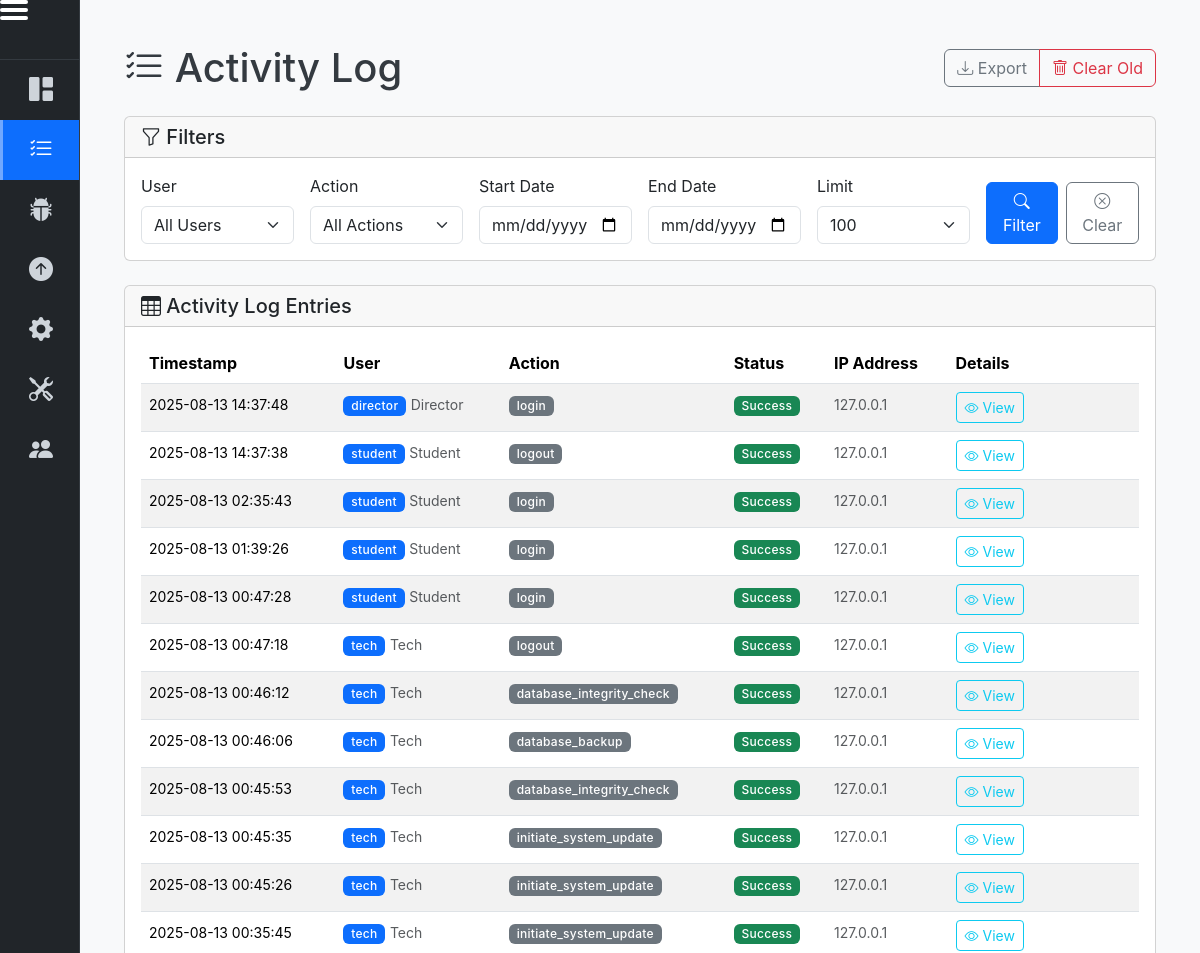
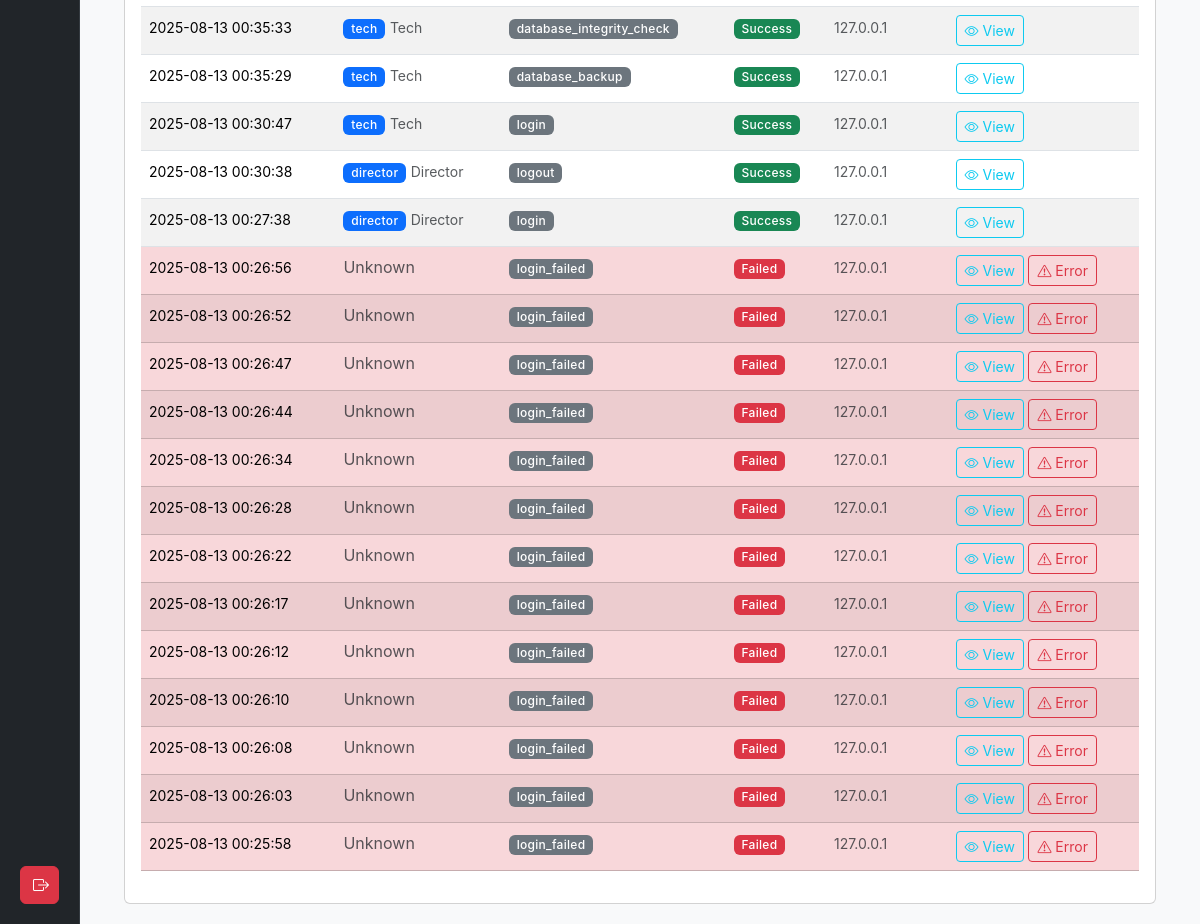
/tech/activity/log (signed in), run on the app's committed database (2 pictures, top to bottom).
### models.py (models this page shows, shortened)
class ActivityLog(db.Model):
    id = db.Column(db.Integer, primary_key=True)
    user_id = db.Column(db.Integer, db.ForeignKey('user.id'), nullable=True)
    action = db.Column(db.String(100), nullable=False)
    details = db.Column(db.Text, nullable=True)
    ip_address = db.Column(db.String(45), nullable=True)
    user_agent = db.Column(db.Text, nullable=True)
    success = db.Column(db.Boolean, default=True)
    error_message = db.Column(db.Text, nullable=True)
    timestamp = db.Column(db.DateTime, default=datetime.utcnow)
    user = db.relationship('User', backref='activity_logs', lazy=True)

class User(db.Model, UserMixin):
    id = db.Column(db.Integer, primary_key=True)
    username = db.Column(db.String(100), unique=True, nullable=False)
    password_hash = db.Column(db.String(256), nullable=False)
    role = db.Column(db.String(50), nullable=False) # e.g., 'Student', 'Teacher', 'Director'
    student_id = db.Column(db.Integer, db.ForeignKey('student.id'), nullable=True)
    teacher_staff_id = db.Column(db.Integer, db.ForeignKey('teacher_staff.id'), nullable=True)

### techroutes.py (the view)
@tech_blueprint.route('/activity/log')
@login_required
@tech_required
def activity_log():
    user_id = request.args.get('user_id', type=int)
    action = request.args.get('action', '')
    start_date_str = request.args.get('start_date', '')
    end_date_str = request.args.get('end_date', '')
    limit = request.args.get('limit', 100, type=int)
    start_date = None
    end_date = None
    if start_date_str:
        try:
            start_date = datetime.strptime(start_date_str, '%Y-%m-%d')
        except ValueError:
            pass
    if end_date_str:
        try:
            end_date = datetime.strptime(end_date_str, '%Y-%m-%d') + timedelta(days=1)
        except ValueError:
            pass
    logs = get_user_activity_log(
        user_id=user_id,
        action=action if action else None,
        start_date=start_date,
        end_date=end_date,
        limit=limit
    )
    users = User.query.all()
    actions = db.session.query(ActivityLog.action).distinct().all()
    actions = [action[0] for action in actions]
    return render_template('activity_log.html',
                         logs=logs,
                         users=users,
                         actions=actions,
                         filters={
                             'user_id': user_id,
                             'action': action,
                             'start_date': start_date_str,
                             'end_date': end_date_str,
                             'limit': limit
                         })

### templates/activity_log.html (shortened to what this page needs)
{% extends "dashboard_layout.html" %}
{% block dashboard_content %}
<div class="container-fluid px-2 px-md-4 mt-4">
    <div class="row g-3 g-md-4">
        <div class="col-12">
            <div class="d-flex flex-column flex-md-row justify-content-between align-items-start align-items-md-center mb-4 gap-2">
                <h1 class="mb-2 mb-md-0"><i class="bi bi-list-check"></i> Activity Log</h1>
                <div class="btn-group">
                    <button class="btn btn-outline-secondary" onclick="exportLog()">
                        <i class="bi bi-download"></i> Export
                    </button>
                    <button class="btn btn-outline-danger" onclick="clearOldLogs()">
                        <i class="bi bi-trash"></i> Clear Old
                    </button>
                </div>
            </div>
        </div>
    </div>
    <div class="row g-3 g-md-4 mb-4">
        <div class="col-12">
            <div class="card">
                <div class="card-header">
                    <h5 class="mb-0"><i class="bi bi-funnel"></i> Filters</h5>
                </div>
                <div class="card-body">
                    <form method="GET" class="row g-3">
                        <div class="col-12 col-md-2">
                            <label for="user_id" class="form-label">User</label>
                            <select class="form-select" name="user_id" id="user_id">
                                <option value="">All Users</option>
                            </select>
                        </div>
                        <div class="col-12 col-md-2">
                            <label for="action" class="form-label">Action</label>
                            <select class="form-select" name="action" id="action">
                                <option value="">All Actions</option>
                            </select>
                        </div>
                        <div class="col-12 col-md-2">
                            <label for="start_date" class="form-label">Start Date</label>
                            <input type="date" class="form-control" name="start_date" id="start_date"
                                   value="{{ filters.start_date }}">
                        </div>
                        <div class="col-12 col-md-2">
                            <label for="end_date" class="form-label">End Date</label>
                            <input type="date" class="form-control" name="end_date" id="end_date"
                                   value="{{ filters.end_date }}">
                        </div>
                        <div class="col-12 col-md-2">
                            <label for="limit" class="form-label">Limit</label>
                            <select class="form-select" name="limit" id="limit">
                                <option value="100" {% if filters.limit == 100 %}selected{% endif %}>100</option>
                            </select>
                        </div>
                        <div class="col-12 col-md-2 d-flex align-items-end gap-2">
                            <button type="submit" class="btn btn-primary flex-fill">
                                <i class="bi bi-search"></i> Filter
                            </button>
                            <a href="{{ url_for('tech.activity_log') }}" class="btn btn-outline-secondary flex-fill">
                                <i class="bi bi-x-circle"></i> Clear
                            </a>
                        </div>
                    </form>
                </div>
            </div>
        </div>
    </div>
    <div class="row g-3 g-md-4">
        <div class="col-12">
            <div class="card">
                <div class="card-header">
                    <h5 class="mb-0"><i class="bi bi-table"></i> Activity Log Entries</h5>
                </div>
                <div class="card-body">
                    {% if logs %}
                    <div class="table-responsive">
                        <table class="table table-striped table-hover">
                            <thead>
                                <tr>
                                    <th>Timestamp</th>
                                    <th>User</th>
                                    <th>Action</th>
                                    <th>Status</th>
                                    <th>IP Address</th>
                                    <th>Details</th>
                                </tr>
                            </thead>
                            <tbody>
                                {% for log in logs %}
                                <tr class="{% if not log.success %}table-danger{% endif %}">
                                    <td>
                                        <small>{{ log.timestamp.strftime('%Y-%m-%d %H:%M:%S') }}</small>
                                    </td>
                                    <td>
                                        {% if log.user %}
                                        <span class="badge bg-primary">{{ log.user.username }}</span>
                                        <small class="text-muted">{{ log.user.role }}</small>
                                        {% else %}
                                        <span class="text-muted">Unknown</span>
                                        {% endif %}
                                    </td>
                                    <td>
                                        <span class="badge bg-secondary">{{ log.action }}</span>
                                    </td>
                                    <td>
                                        {% if log.success %}
                                        <span class="badge bg-success">Success</span>
                                        {% else %}
                                        <span class="badge bg-danger">Failed</span>
                                        {% endif %}
                                    </td>
                                    <td>
                                        <small class="text-muted">{{ log.ip_address or 'N/A' }}</small>
                                    </td>
                                    <td>
                                        {% if log.details %}
                                        <button class="btn btn-sm btn-outline-info" onclick="showDetails('{{ log.id }}')">
                                            <i class="bi bi-eye"></i> View
                                        </button>
                                        {% endif %}
                                        {% if log.error_message %}
                                        <button class="btn btn-sm btn-outline-danger" onclick="showError('{{ log.id }}')">
                                            <i class="bi bi-exclamation-triangle"></i> Error
                                        </button>
                                        {% endif %}
                                    </td>
                                </tr>
                                {% endfor %}
                            </tbody>
                        </table>
                    </div>
                    {% else %}
                    <div class="text-center py-4">
                        <i class="bi bi-inbox display-1 text-muted"></i>
                        <h5 class="text-muted">No activity logs found</h5>
                        <p class="text-muted">Try adjusting your filters or check back later.</p>
                    </div>
                    {% endif %}
                </div>
            </div>
        </div>
    </div>
</div>
{% endblock %}

### templates/dashboard_layout.html (shortened to what this page needs)
{% set TEACHER_ROLES = [
    'History Teacher',
    'Science Teacher',
    'Physics Teacher',
    'English Language Arts Teacher',
    'Math Teacher',
    'Substitute Teacher'
] %}
<!DOCTYPE html>
<html lang="en">
<head>
    <link href="https://cdn.jsdelivr.net/npm/bootstrap@5.3.3/dist/css/bootstrap.min.css" rel="stylesheet">
    <link rel="stylesheet" href="https://cdn.jsdelivr.net/npm/bootstrap-icons@1.11.3/font/bootstrap-icons.min.css">
    <link rel="stylesheet" href="{{ url_for('static', filename='style.css') }}">
</head>
<body>
    <div class="dashboard-flex-wrapper d-flex flex-row">
        <div class="sidebar" id="sidebar">
            <div class="sidebar-toggle d-none d-md-block" onclick="toggleSidebar()">
                <div class="hamburger">
                    <span></span>
                    <span></span>
                </div>
            </div>
            <ul class="nav flex-column sidebar-nav">
                {% if current_user.role == 'Director' %}
                    <li class="nav-item"><a class="nav-link {% if request.endpoint == 'management.management_dashboard' %}active{% endif %}" href="{{ url_for('management.management_dashboard') }}"><i class="bi bi-grid-1x2-fill"></i><span> Home</span></a></li>
                    <li class="nav-item"><a class="nav-link {% if request.endpoint == 'management.students' %}active{% endif %}" href="{{ url_for('management.students') }}"><i class="bi bi-people-fill"></i><span> Students</span></a></li>
                    <li class="nav-item"><a class="nav-link {% if request.endpoint == 'management.teachers' %}active{% endif %}" href="{{ url_for('management.teachers') }}"><i class="bi bi-person-badge-fill"></i><span> Teachers & Staff</span></a></li>
                    <li class="nav-item"><a class="nav-link {% if request.endpoint == 'management.classes' %}active{% endif %}" href="{{ url_for('management.classes') }}"><i class="bi bi-house-door-fill"></i><span> Classes</span></a></li>
                    <li class="nav-item"><a class="nav-link {% if request.endpoint == 'management.assignments' %}active{% endif %}" href="{{ url_for('management.assignments') }}"><i class="bi bi-journal-check"></i><span> Assignments</span></a></li>
                    <li class="nav-item"><a class="nav-link {% if request.endpoint == 'management.attendance' %}active{% endif %}" href="{{ url_for('management.attendance') }}"><i class="bi bi-calendar-check-fill"></i><span> Attendance</span></a></li>
                    <li class="nav-item"><a class="nav-link {% if request.endpoint == 'management.attendance_reports' %}active{% endif %}" href="{{ url_for('management.attendance_reports') }}"><i class="bi bi-file-earmark-bar-graph-fill"></i><span> Attendance Reports</span></a></li>
                    <li class="nav-item"><a class="nav-link {% if request.endpoint == 'management.report_cards' %}active{% endif %}" href="{{ url_for('management.report_cards') }}"><i class="bi bi-mortarboard-fill"></i><span> Report Cards</span></a></li>
                    <li class="nav-item"><a class="nav-link {% if request.endpoint == 'management.admissions' %}active{% endif %}" href="{{ url_for('management.admissions') }}"><i class="bi bi-person-plus-fill"></i><span> Admissions</span></a></li>
                    <li class="nav-item"><a class="nav-link {% if request.endpoint == 'management.billing' %}active{% endif %}" href="{{ url_for('management.billing') }}"><i class="bi bi-currency-dollar"></i><span> Billing & Financials</span></a></li>
                    <li class="nav-item"><a class="nav-link {% if request.endpoint == 'management.calendar' %}active{% endif %}" href="{{ url_for('management.calendar') }}"><i class="bi bi-calendar-event-fill"></i><span> School Calendar</span></a></li>
                    <li class="nav-item"><a class="nav-link {% if request.endpoint == 'management.communications' %}active{% endif %}" href="{{ url_for('management.communications') }}"><i class="bi bi-chat-dots-fill"></i><span> Communications</span></a></li>
                    <li class="nav-item"><a class="nav-link {% if request.endpoint == 'management.settings' %}active{% endif %}" href="{{ url_for('management.settings') }}"><i class="bi bi-gear-fill"></i><span> Settings</span></a></li>
                {% elif current_user.role in ['Tech', 'IT Support'] %}
                    <li class="nav-item"><a class="nav-link {% if request.endpoint == 'tech.tech_dashboard' %}active{% endif %}" href="{{ url_for('tech.tech_dashboard') }}"><i class="bi bi-grid-1x2-fill"></i><span> Home</span></a></li>
                    <li class="nav-item"><a class="nav-link {% if request.endpoint == 'tech.activity_log' %}active{% endif %}" href="{{ url_for('tech.activity_log') }}"><i class="bi bi-list-check"></i><span> Activity Log</span></a></li>
                    <li class="nav-item"><a class="nav-link {% if request.endpoint == 'tech.error_reports' %}active{% endif %}" href="{{ url_for('tech.error_reports') }}"><i class="bi bi-bug-fill"></i><span> Error/Bug Log</span></a></li>
                    <li class="nav-item"><a class="nav-link " href="{{ url_for('tech.system_status') }}"><i class="bi bi-arrow-up-circle-fill"></i></a></li>
                    <li class="nav-item"><a class="nav-link {% if request.endpoint == 'tech.system_config' %}active{% endif %}" href="{{ url_for('tech.system_config') }}"><i class="bi bi-gear-fill"></i><span> System Config</span></a></li>
                    <li class="nav-item"><a class="nav-link " href="{{ url_for('tech.maintenance_control') }}"><i class="bi bi-tools"></i></a></li>
                    <li class="nav-item"><a class="nav-link " href="{{ url_for('tech.user_management') }}"><i class="bi bi-people-fill"></i></a></li>
                {% endif %}
            </ul>
            <div class="logout-btn-container">
                <a href="{{ url_for('auth.logout') }}" class="btn btn-danger w-100">
                    <i class="bi bi-box-arrow-right"></i><span> Logout</span>
                </a>
            </div>
        </div>
        <div class="main-content">
            {% block dashboard_content %}{% endblock %}
        </div>
    </div>
</body>
</html>

### data on the page
ActivityLog: timestamp "2025-08-13 14:37:48", user.username "director", user.role "Director", action "login", success "Success", ip_address "127.0.0.1"
ActivityLog: timestamp "2025-08-13 14:37:38", user.username "student", user.role "Student", action "logout", success "Success", ip_address "127.0.0.1"
ActivityLog: timestamp "2025-08-13 02:35:43", user.username "student", user.role "Student", action "login", success "Success", ip_address "127.0.0.1"
ActivityLog: timestamp "2025-08-13 01:39:26", user.username "student", user.role "Student", action "login", success "Success", ip_address "127.0.0.1"
ActivityLog: timestamp "2025-08-13 00:47:28", user.username "student", user.role "Student", action "login", success "Success", ip_address "127.0.0.1"
ActivityLog: timestamp "2025-08-13 00:47:18", user.username "tech", user.role "Tech", action "logout", success "Success", ip_address "127.0.0.1"
ActivityLog: timestamp "2025-08-13 00:46:12", user.username "tech", user.role "Tech", action "database_integrity_check", success "Success", ip_address "127.0.0.1"
ActivityLog: timestamp "2025-08-13 00:46:06", user.username "tech", user.role "Tech", action "database_backup", success "Success", ip_address "127.0.0.1"
ActivityLog: timestamp "2025-08-13 00:45:53", user.username "tech", user.role "Tech", action "database_integrity_check", success "Success", ip_address "127.0.0.1"
ActivityLog: timestamp "2025-08-13 00:45:35", user.username "tech", user.role "Tech", action "initiate_system_update", success "Success", ip_address "127.0.0.1"
ActivityLog: timestamp "2025-08-13 00:45:26", user.username "tech", user.role "Tech", action "initiate_system_update", success "Success", ip_address "127.0.0.1"
ActivityLog: timestamp "2025-08-13 00:35:45", user.username "tech", user.role "Tech", action "initiate_system_update", success "Success", ip_address "127.0.0.1"
ActivityLog: timestamp "2025-08-13 00:35:33", user.username "tech", user.role "Tech", action "database_integrity_check", success "Success", ip_address "127.0.0.1"
ActivityLog: timestamp "2025-08-13 00:35:29", user.username "tech", user.role "Tech", action "database_backup", success "Success", ip_address "127.0.0.1"
ActivityLog: timestamp "2025-08-13 00:30:47", user.username "tech", user.role "Tech", action "login", success "Success", ip_address "127.0.0.1"
ActivityLog: timestamp "2025-08-13 00:30:38", user.username "director", user.role "Director", action "logout", success "Success", ip_address "127.0.0.1"
ActivityLog: timestamp "2025-08-13 00:27:38", user.username "director", user.role "Director", action "login", success "Success", ip_address "127.0.0.1"
ActivityLog: timestamp "2025-08-13 00:26:56", shows "Unknown", action "login_failed", success "Failed", ip_address "127.0.0.1"
ActivityLog: timestamp "2025-08-13 00:26:52", shows "Unknown", action "login_failed", success "Failed", ip_address "127.0.0.1"
ActivityLog: timestamp "2025-08-13 00:26:47", shows "Unknown", action "login_failed", success "Failed", ip_address "127.0.0.1"
ActivityLog: timestamp "2025-08-13 00:26:44", shows "Unknown", action "login_failed", success "Failed", ip_address "127.0.0.1"
ActivityLog: timestamp "2025-08-13 00:26:34", shows "Unknown", action "login_failed", success "Failed", ip_address "127.0.0.1"
ActivityLog: timestamp "2025-08-13 00:26:28", shows "Unknown", action "login_failed", success "Failed", ip_address "127.0.0.1"
ActivityLog: timestamp "2025-08-13 00:26:22", shows "Unknown", action "login_failed", success "Failed", ip_address "127.0.0.1"
ActivityLog: timestamp "2025-08-13 00:26:17", shows "Unknown", action "login_failed", success "Failed", ip_address "127.0.0.1"
ActivityLog: timestamp "2025-08-13 00:26:12", shows "Unknown", action "login_failed", success "Failed", ip_address "127.0.0.1"
ActivityLog: timestamp "2025-08-13 00:26:10", shows "Unknown", action "login_failed", success "Failed", ip_address "127.0.0.1"
ActivityLog: timestamp "2025-08-13 00:26:08", shows "Unknown", action "login_failed", success "Failed", ip_address "127.0.0.1"
ActivityLog: timestamp "2025-08-13 00:26:03", shows "Unknown", action "login_failed", success "Failed", ip_address "127.0.0.1"
ActivityLog: timestamp "2025-08-13 00:25:58", shows "Unknown", action "login_failed", success "Failed", ip_address "127.0.0.1"
